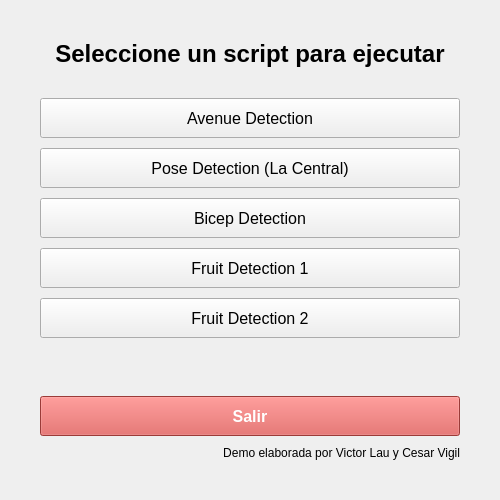
<?xml version="1.0" encoding="UTF-8"?>
<ui version="4.0">
 <class>MainWindow</class>
 <widget class="QMainWindow" name="MainWindow">
  <property name="geometry">
   <rect>
    <x>0</x>
    <y>0</y>
    <width>500</width>
    <height>500</height>
   </rect>
  </property>
  <property name="windowTitle">
   <string>Menú de Visión Artificial</string>
  </property>
  <widget class="QWidget" name="centralwidget">
   <layout class="QVBoxLayout" name="verticalLayout">
    <property name="spacing">
     <number>10</number>
    </property>
    <property name="leftMargin">
     <number>40</number>
    </property>
    <property name="topMargin">
     <number>40</number>
    </property>
    <property name="rightMargin">
     <number>40</number>
    </property>
    <property name="bottomMargin">
     <number>40</number>
    </property>
    <item>
     <widget class="QLabel" name="label_title">
      <property name="font">
       <font>
        <family>Arial</family>
        <pointsize>18</pointsize>
        <weight>75</weight>
        <bold>true</bold>
       </font>
      </property>
      <property name="text">
       <string>Seleccione un script para ejecutar</string>
      </property>
      <property name="alignment">
       <set>Qt::AlignCenter</set>
      </property>
     </widget>
    </item>
    <item>
     <spacer name="verticalSpacer_1">
      <property name="orientation">
       <enum>Qt::Vertical</enum>
      </property>
      <property name="sizeType">
       <enum>QSizePolicy::Fixed</enum>
      </property>
      <property name="sizeHint" stdset="0">
       <size>
        <width>20</width>
        <height>20</height>
       </size>
      </property>
     </spacer>
    </item>
    <item>
     <widget class="QPushButton" name="btn_avenue">
      <property name="font">
       <font>
        <family>Arial</family>
        <pointsize>12</pointsize>
       </font>
      </property>
      <property name="text">
       <string>Avenue Detection</string>
      </property>
      <property name="minimumSize">
       <size>
        <width>0</width>
        <height>40</height>
       </size>
      </property>
     </widget>
    </item>
    <item>
     <widget class="QPushButton" name="btn_pose">
      <property name="font">
       <font>
        <family>Arial</family>
        <pointsize>12</pointsize>
       </font>
      </property>
      <property name="text">
       <string>Pose Detection (La Central)</string>
      </property>
      <property name="minimumSize">
       <size>
        <width>0</width>
        <height>40</height>
       </size>
      </property>
     </widget>
    </item>
    <item>
     <widget class="QPushButton" name="btn_bicep">
      <property name="font">
       <font>
        <family>Arial</family>
        <pointsize>12</pointsize>
       </font>
      </property>
      <property name="text">
       <string>Bicep Detection</string>
      </property>
      <property name="minimumSize">
       <size>
        <width>0</width>
        <height>40</height>
       </size>
      </property>
     </widget>
    </item>
    <item>
     <widget class="QPushButton" name="btn_fruit1">
      <property name="font">
       <font>
        <family>Arial</family>
        <pointsize>12</pointsize>
       </font>
      </property>
      <property name="text">
       <string>Fruit Detection 1</string>
      </property>
      <property name="minimumSize">
       <size>
        <width>0</width>
        <height>40</height>
       </size>
      </property>
     </widget>
    </item>
    <item>
     <widget class="QPushButton" name="btn_fruit2">
      <property name="font">
       <font>
        <family>Arial</family>
        <pointsize>12</pointsize>
       </font>
      </property>
      <property name="text">
       <string>Fruit Detection 2</string>
      </property>
      <property name="minimumSize">
       <size>
        <width>0</width>
        <height>40</height>
       </size>
      </property>
     </widget>
    </item>
    <item>
     <spacer name="verticalSpacer_2">
      <property name="orientation">
       <enum>Qt::Vertical</enum>
      </property>
      <property name="sizeHint" stdset="0">
       <size>
        <width>20</width>
        <height>40</height>
       </size>
      </property>
     </spacer>
    </item>
    <item>
     <widget class="QPushButton" name="btn_exit">
      <property name="font">
       <font>
        <family>Arial</family>
        <pointsize>12</pointsize>
        <weight>75</weight>
        <bold>true</bold>
       </font>
      </property>
      <property name="text">
       <string>Salir</string>
      </property>
      <property name="styleSheet">
       <string notr="true">background-color: #d9534f; color: white;</string>
      </property>
      <property name="minimumSize">
       <size>
        <width>0</width>
        <height>40</height>
       </size>
      </property>
     </widget>
    </item>
    <item>
     <widget class="QLabel" name="label_credits">
      <property name="font">
       <font>
        <family>Arial</family>
        <pointsize>9</pointsize>
       </font>
      </property>
      <property name="text">
       <string>Demo elaborada por Victor Lau y Cesar Vigil</string>
      </property>
      <property name="alignment">
       <set>Qt::AlignRight|Qt::AlignTrailing|Qt::AlignVCenter</set>
      </property>
     </widget>
    </item>
   </layout>
  </widget>
 </widget>
 <resources/>
 <connections/>
</ui>
